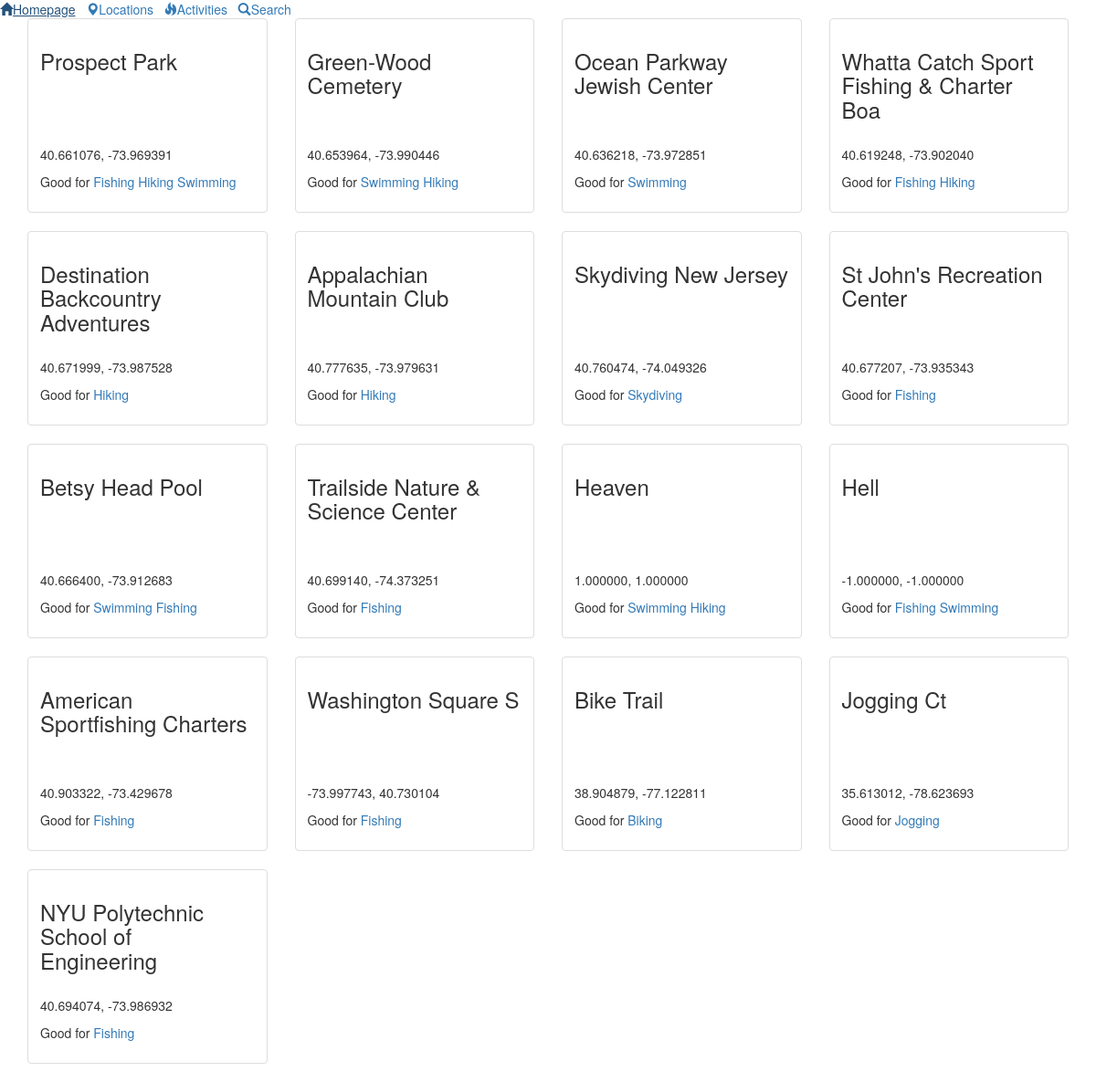
The page /location.php on the database its author committed.
### tables this page shows
CREATE TABLE IF NOT EXISTS `location` (
  `locationid` int(11) NOT NULL AUTO_INCREMENT,
  `locationname` varchar(40) DEFAULT NULL,
  `longitude` decimal(9,6) DEFAULT NULL,
  `latitude` decimal(9,6) DEFAULT NULL,
  PRIMARY KEY (`locationid`)
);

CREATE TABLE IF NOT EXISTS `actloc` (
  `actlocid` int(11) NOT NULL AUTO_INCREMENT,
  `activityid` int(11) DEFAULT NULL,
  `locationid` int(11) DEFAULT NULL,
  `userid` int(11) DEFAULT NULL,
  PRIMARY KEY (`actlocid`),
  KEY `userid` (`userid`),
  KEY `activityid` (`activityid`),
  KEY `locationid` (`locationid`)
);

CREATE TABLE IF NOT EXISTS `activity` (
  `activityid` int(11) NOT NULL AUTO_INCREMENT,
  `activityname` varchar(40) DEFAULT NULL,
  PRIMARY KEY (`activityid`)
);

### location.php (the view, shortened to what this page needs)
<!doctype html>
<html>
<head>
<link rel="stylesheet" href="http://netdna.bootstrapcdn.com/bootstrap/3.1.1/css/bootstrap.min.css">
<link href="global.css" rel="stylesheet" type="text/css">
</head>
<body>
<?php
    require 'header.php';
	if(!isset($_GET["locationid"])|| empty($_GET['locationid'])){{
    $location_list=mysqli_query($con, "select * from location;");
    if($location_list){
	while($location=$location_list->fetch_assoc()){
	    $locationid=$location['locationid'];
?>
<div class="container">
<div class="row">
  <div class="col-sm-6 col-md-3">
    <div class="thumbnail">
      <div class="caption">
        <div style="height:100px; margin-bottom:5px"><h3><?=$location['locationname']?></h3></div>
        <p><?=$location['latitude']?>, <?=$location['longitude']?></p>
        <p>Good for
		<?php
			  if($a = mysqli_query($con, "select * from actloc natural join activity where locationid='$locationid'"))
			  {
				  while ($b = $a->fetch_assoc())
				  { ?>
					  <a href="activity/<?=$b['activityid']?>" ><?=$b['activityname']?></a>
		<?php
			 		}
				  }
		?>
        </p>
      </div>
    </div>
  </div>
<?php
	}
?>
</div>
<?php
	}}
		}
?>
</div>
</body>
</html>

### rows shown on the page
location: locationname "Prospect Park", latitude "40.661076", longitude "-73.969391"
actloc: activityid.activityname "Fishing"
actloc: activityid.activityname "Hiking"
actloc: activityid.activityname "Swimming"
location: locationname "Green-Wood Cemetery", latitude "40.653964", longitude "-73.990446"
actloc: activityid.activityname "Swimming"
actloc: activityid.activityname "Hiking"
location: locationname "Ocean Parkway Jewish Center", latitude "40.636218", longitude "-73.972851"
actloc: activityid.activityname "Swimming"
location: locationname "Whatta Catch Sport Fishing & Charter Boa", latitude "40.619248", longitude "-73.902040"
actloc: activityid.activityname "Fishing"
actloc: activityid.activityname "Hiking"
location: locationname "Destination Backcountry Adventures", latitude "40.671999", longitude "-73.987528"
actloc: activityid.activityname "Hiking"
location: locationname "Appalachian Mountain Club", latitude "40.777635", longitude "-73.979631"
actloc: activityid.activityname "Hiking"
location: locationname "Skydiving New Jersey", latitude "40.760474", longitude "-74.049326"
actloc: activityid.activityname "Skydiving"
location: locationname "St John's Recreation Center", latitude "40.677207", longitude "-73.935343"
actloc: activityid.activityname "Fishing"
location: locationname "Betsy Head Pool", latitude "40.666400", longitude "-73.912683"
actloc: activityid.activityname "Swimming"
actloc: activityid.activityname "Fishing"
location: locationname "Trailside Nature & Science Center", latitude "40.699140", longitude "-74.373251"
actloc: activityid.activityname "Fishing"
location: locationname "Heaven", latitude "1.000000", longitude "1.000000"
actloc: activityid.activityname "Swimming"
actloc: activityid.activityname "Hiking"
location: locationname "Hell", latitude "-1.000000", longitude "-1.000000"
actloc: activityid.activityname "Fishing"
actloc: activityid.activityname "Swimming"
location: locationname "American Sportfishing Charters", latitude "40.903322", longitude "-73.429678"
actloc: activityid.activityname "Fishing"
location: locationname "Washington Square S", latitude "-73.997743", longitude "40.730104"
actloc: activityid.activityname "Fishing"
location: locationname "Bike Trail", latitude "38.904879", longitude "-77.122811"
actloc: activityid.activityname "Biking"
location: locationname "Jogging Ct", latitude "35.613012", longitude "-78.623693"
actloc: activityid.activityname "Jogging"
location: locationname "NYU Polytechnic School of Engineering", latitude "40.694074", longitude "-73.986932"
actloc: activityid.activityname "Fishing"
